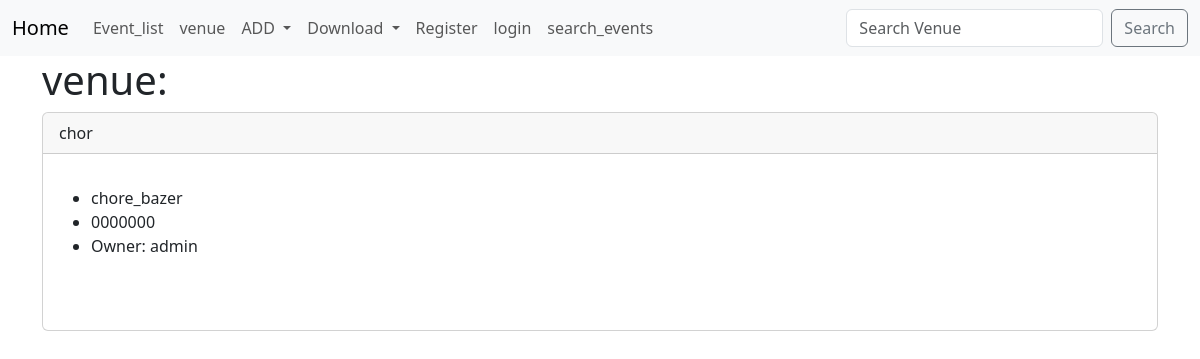
The page /step1/show_venue/20 on the database its author committed.
### step1/models.py (models this page shows, shortened)
class Venue(models.Model):
    name = models.CharField('Venue Name', max_length=120)
    address = models.CharField(max_length=300)
    zip_code =models.CharField('Zip Code', max_length=15)
    phone = models.CharField('Contact Phone', max_length=25, blank=True)
    web = models.URLField('Website Address', blank=True)
    email_address = models.EmailField('Email Address', blank=True)
    owner = models.IntegerField("Venue Owner", blank=False, default=1)
    venue_image = models.ImageField(null=True, blank=True, upload_to="images/")

### step1/views.py (the view)
# urls.py: path("show_venue/<venue_id>", views.show_venue, name="show_venue"),
def show_venue(request, venue_id):
    venue = Venue.objects.get(pk=venue_id)
    venue_owner = User.objects.get(pk=venue.owner)
    return render(request, "step1/show_venue.html",{
            "venue": venue,
            "venue_owner": venue_owner
        })

### step1/templates/step1/show_venue.html (shortened to what this page needs)
{% extends 'step1/layout.html' %}
{% block body %}
    <h1>venue:  </h1>
       <div class="card">
    <div class="card-header">
        {{ venue.name }}
    </div>
    <div class="card-body">
        <p class="card-text">
                <ul>
                        <li>{{ venue.address }}</li>
                        <li>{{ venue.zip_code }}</li>
                        <li>Owner: {{venue_owner}}</li>
                </ul>
                <br/>
        </p>
    </div>
    </div>
<br>
{% endblock %}

### rows shown on the page
Venue: name "chor", address "chore_bazer", zip_code "0000000"

### other values the page prints
{{ venue_owner }} "admin"
